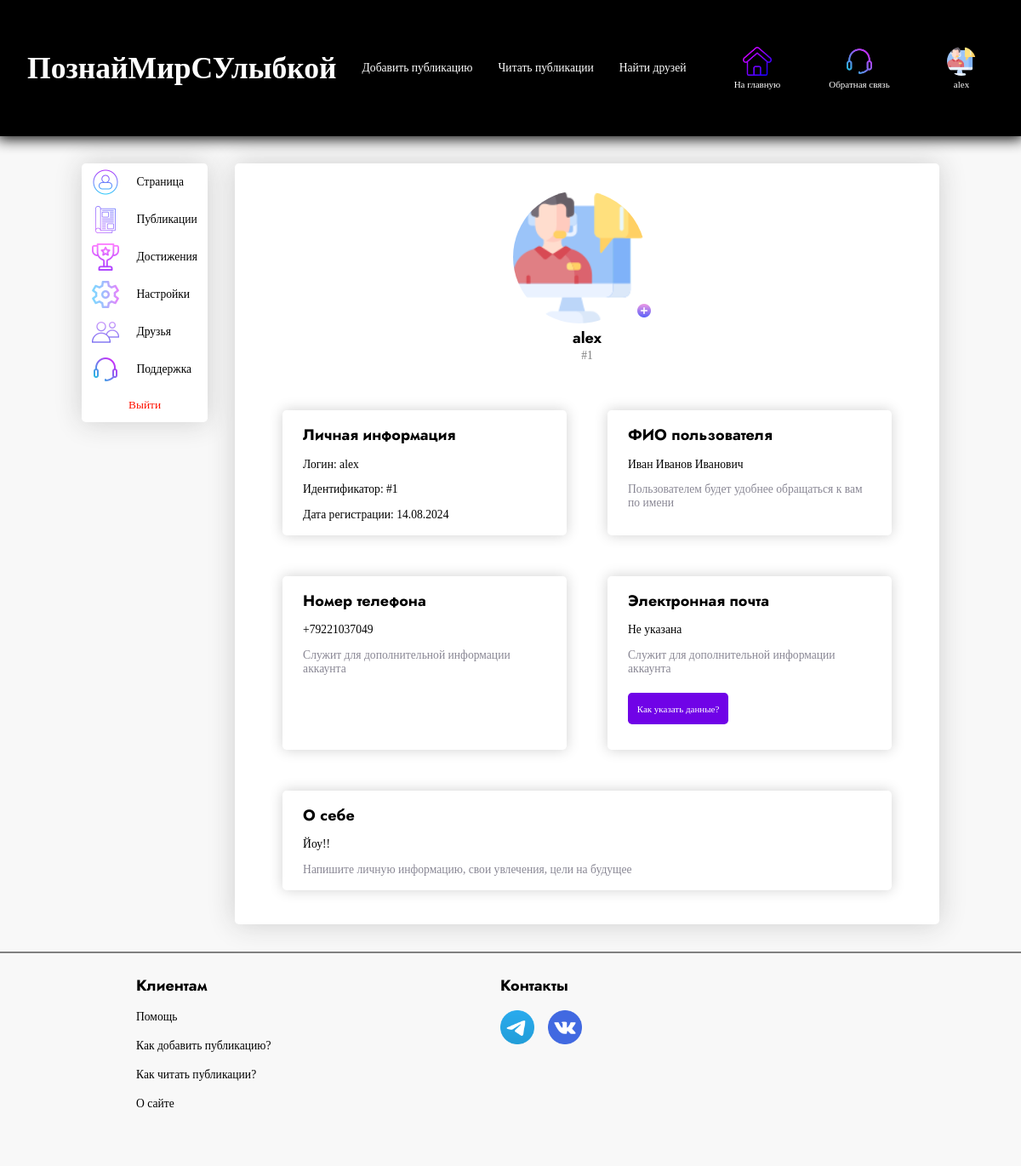
The page /profile/alex/page (signed in) on the database as committed earlier.
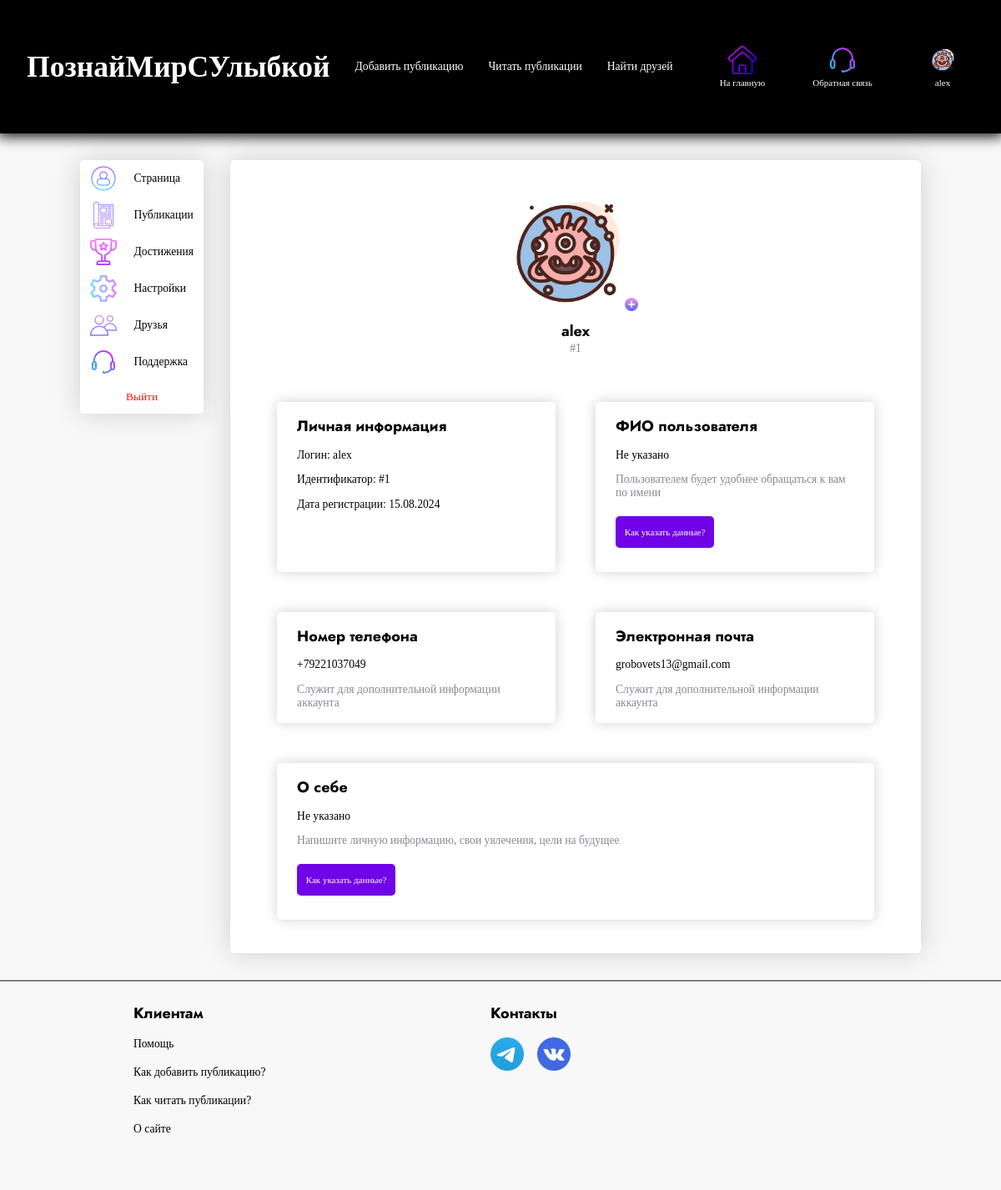
The same page on the database as committed later.
### tables this page shows
CREATE TABLE menu_text (
            text VARCHAR(80) NOT NULL,
            url VARCHAR(80) NOT NULL,
            class VARCHAR(80) NOT NULL
            );

CREATE TABLE menu_logged (
            text VARCHAR(80) NOT NULL,
            url VARCHAR(80) NOT NULL,
            img_url VARCHAR(80) NOT NULL,
            class VARCHAR(80) NOT NULL
            );

CREATE TABLE menu_profile (
                text VARCHAR(80) NOT NULL,
                url VARCHAR(80) NOT NULL,
                img_url VARCHAR(80) NOT NULL,
                class VARCHAR(80) NOT NULL
                );

CREATE TABLE users (
                        id INTEGER PRIMARY KEY,
                        name VARCHAR(20) NOT NULL,
                        password VARCHAR(30) NOT NULL,
                        avatar VARCHAR(80) NOT NULL,
                        add_info VARCHAR(120) NOT NULL,
                        type_info VARCHAR(30) NOT NULL,
                        email VARCHAR(100),
                        number VARCHAR(13),
                        date DATETIME NOT NULL,
                        first_name VARCHAR(50),
                        surname VARCHAR(60),
                        last_name VARCHAR(60),
                        about_me TEXT,
                        coins TINYINT DEFAULT 0
                        );

### app.py (the view)
@app.route('/profile/<name>/page', methods=['GET', 'POST'])
@login_required
def profile_page(name):
    db.profile_menu()
    title = 'Профиль - ' + name
    return render_template('profile.html',
                           links_header=db.get_info_menu_right(current_user),
                           title=title,
                           menu=db.profile_menu(),
                           links_header_text=db.get_info_menu_left(),
                           form_exit=ExitForm(),
                           redirect=redirect,
                           url_for=url_for,
                           range=range,
                           form_avatar=AvatarForm(),
                           info=db.get_info_profile_page(current_user)[0],
                           none=None,
                           strptime=dt.datetime.strptime)

### forms.py
class ExitForm(FlaskForm):
    submit1 = SubmitField('Выйти')

class AvatarForm(FlaskForm):
    links = [f'{IMG}avatar{i}.png' for i in range(1, 5)]
    radio = RadioField('radio', choices=[(i, i) for i in links])
    file = FileField('Выбери файл')
    submit = SubmitField('Подтвердить')

### app.py (called while the page is built)
@login_manager.user_loader
def load_user(user_id):
    return UserLogin().add_info_user(user_id, db)

### database.py (called while the page is built)
    def get_info_menu_right(self, current_user):
        if current_user.is_authenticated:
            self.cursor.execute('SELECT * FROM menu_logged')
            res = self.cursor.fetchall()
            return res
        self.cursor.execute('SELECT * FROM menu')
        res = self.cursor.fetchall()
        return res

    def get_info_menu_left(self):
        self.cursor.execute('SELECT * FROM menu_text')
        res = self.cursor.fetchall()
        return res

    def profile_menu(self):
        self.cursor.execute('SELECT * FROM menu_profile')
        return self.cursor.fetchall()

    def get_info_profile_page(self, current_user):
        self.cursor.execute(f'''SELECT *
                                FROM users
                                WHERE name = "{current_user.get_name()}"''')
        info = self.cursor.fetchall()[0]
        return info, info['id']

    def get_info_user(self, user_id):
        self.cursor.execute(f"""SELECT *
                                FROM users
                                WHERE id = {user_id}""")
        return self.cursor.fetchone()

### user_login.py (called while the page is built)
    def add_info_user(self, user_id, db):
        self.__user = db.get_info_user(user_id)
        return self

    def get_name(self):
        return str(self.__user['name'])

    def get_avatar(self):
        return str(self.__user['avatar'])

### templates/profile.html (shortened to what this page needs)
{% extends 'index.html' %}
{% block content %}
  <div class = 'profile_main_div'>
    <div class = 'menu_profile_div'>
      <form class = 'menu_profile_form' method = 'post' action = '/logout'>
        {% for link in menu %}
          {% if link['class'] != 'exit_link' %}
          <a href = '{{link["url"]}}' class = '{{link["class"]}} link_profile border_bottom'>
            <img src = '{{link["img_url"]}}' class = 'img_profile_link'>
            <p class = 'text_link_profile'> {{link['text']}} </p>
          </a>
          {% else %}
            <div class = 'exit_link_btn'>
              {{form_exit.submit1(class =  'exit_link link_profile')}}
            </div>
          {% endif %}
        {% endfor %}
      </form>
      <div class = 'empty_div'>
      </div>
    </div>
    <div class = 'window_profile_div'>
      {% block window %}
        <div class = 'info_profile_div'>
          <a class = 'avatar_div' href = 'change_avatar'>
            <img src = '{{current_user.get_avatar()}}' class = 'avatar_profile_page'>
            <img src = '{{url_for("static", filename="images/plus.png")}}' class = 'plus_profile_page'>
          </a>
          <h3> {{current_user.get_name()}} </h3>
          <p class = 'text_id_profile'> #{{info['id']}}
        </div>
        <div class = 'content_window_profile_div'>
          <div class = 'login_profile_div'>
            <div>
              <h3> Личная информация </h3>
              <p class = 'text_in_div_profile info_text_profile'>
                Логин: {{info['name']}}
              </p>
              <p class = 'text_in_div_profile info_text_profile'>
                Идентификатор: #{{info['id']}}
              </p>
              <p class = 'text_in_div_profile info_text_profile'>
                Дата регистрации: {{strptime(info['date'], '%Y-%m-%d %H:%M:%S.%f').strftime('%d.%m.%Y')}}
              </p>
            </div>
          </div>
          <div class = 'fio_profile_div'>
            <div>
              <h3> ФИО пользователя </h3>
              {% if not info['first_name'] is none %}
              <p class = 'text_in_div_profile info_text_profile'>
                {{info['first_name']}} {{info['surname']}} {{info['last_name']}}
              </p>
              <p class = 'text_in_div_profile desc_text_profile'> Пользователем будет удобнее обращаться к вам по имени </p>
              {% else %}
              <p class = 'text_in_div_profile info_text_profile'> Не указано </p>
              <p class = 'text_in_div_profile desc_text_profile'> Пользователем будет удобнее обращаться к вам по имени </p>
            </div>
            <div>
              <button onclick = 'open_help_form()' class = 'btn_in_div_profile'>
                <span> Как указать данные? </span>
              </button>
            {% endif %}
            </div>
          </div>
          <div class = 'number_profile_div'>
            <div>
            <h3> Номер телефона </h3>
              {% if not info['number'] is none %}
              <p class = 'text_in_div_profile info_text_profile'>
                {{info['number']}}
              </p>
              <p class = 'text_in_div_profile desc_text_profile'> Служит для дополнительной информации аккаунта </p>
            {% endif %}
            </div>
          </div>
          <div class = 'email_profile_div'>
            <div>
              <h3> Электронная почта </h3>
              {% if not info['email'] is none %}
              <p class = 'text_in_div_profile info_text_profile'>
                {{info['email']}}
              </p>
              <p class = 'text_in_div_profile desc_text_profile'> Служит для дополнительной информации аккаунта </p>
              {% else %}
              <p class = 'text_in_div_profile info_text_profile'> Не указана </p>
              <p class = 'text_in_div_profile desc_text_profile'> Служит для дополнительной информации аккаунта </p>
            </div>
            <div>
              <button onclick = 'open_help_form()' class = 'btn_in_div_profile'>
                <span> Как указать данные? </span>
              </button>
            {% endif %}
            </div>
          </div>
          <div class = 'about_me_profile_div'>
            <div>
              <h3> О себе </h3>
              {% if not info['about_me'] is none %}
              <p class = 'text_in_div_profile info_text_profile'>
                {{info['about_me']}}
              </p>
              <p class = 'text_in_div_profile desc_text_profile'> Напишите личную информацию, свои увлечения, цели на будущее </p>
              {% else %}
              <p class = 'text_in_div_profile info_text_profile'> Не указано </p>
              <p class = 'text_in_div_profile desc_text_profile'> Напишите личную информацию, свои увлечения, цели на будущее </p>
            </div>
            <div>
              <button onclick = 'open_help_form()' class = 'btn_in_div_profile'>
                <span> Как указать данные? </span>
              </button>
              {% endif %}
            </div>
          </div>
        </div>
      {% endblock %}
    </div>
  </div>
{% endblock %}

### templates/index.html (shortened to what this page needs)
<!DOCTYPE html>
<html lang="en">
<head>
    <link rel = 'stylesheet' href = '{{url_for("static", filename="css/style.css")}}'>
</head>
{% block body %}
<body style = 'background: #f8f8f8'>
{% endblock %}
    <div class = 'header'>
        {% if current_user.is_authenticated %}
        <a href = '/profile/{{current_user.get_name()}}'>
        {% else %}
        <a href = '/'>
        {% endif %}
          <h1> ПознайМирСУлыбкой </h1>
        </a>
        {% for link in links_header_text %}
            <a href = "{{link['url']}}" class = "{{link['class']}}">
                {{link['text']}}
            </a>
        {% endfor %}
        {% block links_header %}
            {% for link in links_header %}
            <a class = 'block_link_header {{link["class"]}}' href = '{{link["url"]}}'>
                <img src = '{{link["img_url"]}}' class = 'img_link_header'>
                <span class = 'p_link_header'> {{link["text"]}} </span>
            </a>
            {% endfor %}
        {% endblock %}
    </div>
    {% block content %}{% endblock %}
    {% block footer %}
    <footer>
      <div class = 'content_footer'>
        <div class = 'clients_div'>
          <h3> Клиентам </h3>
          <div class = 'footer_link_div'>
            <a href = '/support' class = 'footer_link'>
              <p> Помощь </p>
            </a>
          </div>
          <div class = 'footer_link_div'>
            <button class = 'footer_help_btn'>
              <p> Как добавить публикацию? </p>
            </button>
          </div>
          <div class = 'footer_link_div'>
            <button class = 'footer_help_btn'>
              <p> Как читать публикации? </p>
            </button>
          </div>
          <div class = 'footer_link_div'>
            <button class = 'footer_help_btn'>
              <p> О сайте </p>
            </button>
          </div>
        </div>
        <div class = 'connect_div'>
          <h3> Контакты </h3>
          <div class = 'iconic_div_footer'>
            <a href = 'https://t.me/rayson0_0' class = 'iconic_footer_a'>
              <img src = '{{url_for("static", filename="images/iconic/telegram.png")}}' class = 'iconic_img_footer'>
            </a>
            <a href = 'https://vk.com/id818581144' class = 'iconic_footer_a' style = 'margin-left: 1em'>
              <img src = '{{url_for("static", filename="images/iconic/vk.png")}}' class = 'iconic_img_footer'>
            </a>
          </div>
        </div>
      </div>
    </footer>
    {% endblock %}
</body>
</html>

### static/css/style.css (style rules this page uses)
* { padding: 0; margin: 0; }
form, .card_of_friend_div, .card_of_prop_friend_div, .card_of_request_friend_div, .content_choice_of_post { background-color: white; border-radius: 0.4vw; box-shadow: 0 0 2em #cecece; }
p, input, button, a, span, label, textarea { font-family: 'Rubik'; }
h1 { font-family: 'Gropled'; }
h2, h3 { font-family: 'Jost'; }
h1 { font-size: calc(1.1em + 1.5vw); }
span, label { font-size: calc(8px + 0.25vw); }
p { font-size: calc(10px + 0.3vw); }
h3 { font-size: calc(0.6em + 0.7vw); }
.header { display: flex; flex-direction: row; align-items: center; background: black; color: white; height: 10em; width: calc(100% - 1em - 4vw); position: fixed; top: 0; padding: 0 calc(0.5em + 2vw); box-shadow: 0 0 1em 0.2em black; z-index: 2; }
footer { height: 250px; display: flex; align-items: center; background: #f8f8f8; border-top: 2px solid grey; }
.clients_div, .connect_div { margin: 0 4em; width: 300px; }
footer a { color: inherit; transition: .3s linear; }
.footer_help_btn, .next_cards_of_friends_btn { background: none; transition: .3s linear; border: none; cursor: pointer; }
.footer_link_div { margin-top: 1em; }
.content_footer { display: flex; flex-direction: row; margin: auto auto; width: calc(100% - 12em); height: 200px; background: #f8f8f8; }
.block_link_header { display: flex; flex-direction: column; justify-content: center; width: calc(1em + 5vw); height: calc(1em + 5vw); border-radius: 15%; }
.main_page_link { margin-left: auto; margin-right: calc(0.5em + 3vw); }
.block_link_header.support_link, .reg_link { margin-right: calc(0.5em + 3vw); }
.block_link_header img { width: 45%; }
.img_link_header { margin: 0 auto; }
.profile_link img { border-radius: 50%; }
.p_link_header { margin-top: 0.3vw; text-align: center; }
a { text-decoration: none; }
.header a { color: white; }
.link_profile { display: flex; flex-direction: row; padding: 0.5vw 1vw; transition: .2s linear; }
.exit_link { width: 100%; padding: 1vw 0; color: #ff1100; background: none; border: none; border-bottom-right-radius: .4vw; border-bottom-left-radius: .4vw; }
.page_link { border-top-right-radius: .4vw; border-top-left-radius: .4vw; }
.exit_link_btn { position: relative; }
.img_profile_link { width: 2em; }
.profile_main_div { display: flex; flex-direction: row; width: calc(100% - 10em); margin: 12em auto 0 auto; }
.menu_profile_form { border-radius: .4vw; height: auto; }
.menu_profile_div { margin: 0 1em; display: flex; flex-direction: column; width: 18%; }
.text_in_div_profile.info_text_profile { word-break: break-all; }
.empty_div { height: 100%; }
.text_link_header { margin-left: 2.5vw; transition: .3s linear; font-size: calc(10px + 0.3vw); }
.window_profile_div { border-radius: .4vw; background-color: white; box-shadow: 0 0 2em #cecece; width: 100%; margin: 0 1em 2em 1em; min-height: 100vh; padding: 1em 2em; }
.profile_main_div a { color: inherit; }
.text_link_profile { margin: auto 0 auto 1.5em; }
.info_profile_div { margin-top: 1em; display: flex; flex-direction: column; align-items: center; }
.avatar_profile_page, .avatar_form_img { width: calc(9em + 1vw); height: calc(9em + 1vw); border-radius: 50%; }
.avatar_div { width: calc(10em + 1.1vw); margin: 0 1em; }
.plus_profile_page { position: absolute; right: 7%; bottom: 7%; width: calc(0.9em + 0.1vw); height: calc(0.9em + 0.1vw); }
.avatar_div { position: relative; }
.content_window_profile_div { margin-top: 2em; display: flex; flex-direction: row; flex-wrap: wrap; width: 100%; }
.text_id_profile { color: grey; }
.about_me_profile_div, .fio_profile_div, .number_profile_div, .email_profile_div, .login_profile_div { width: calc(50% - 6em); box-shadow: 0 0 1em #d1d1d1; border-radius: .4vw; margin: 1.5em; padding: 1em 1.5em; display: flex; flex-direction: column; justify-content: space-between; }
.about_me_profile_div { width: 100%; }
.text_in_div_profile { margin-top: 1em; }
.btn_in_div_profile { padding: 0.8em; border-radius: .4vw; border: none; background: #7003e7; margin-top: 1.5em; margin-bottom: 1em; }
.btn_in_div_profile span { color: white; }
.desc_text_profile, .no_bold_text { color: rgb(137 135 148); }
.info_text_profile { font-weight: 450; }
.iconic_img_footer { width: 2.5em; }
.iconic_footer_a { border-radius: 50%; }
.iconic_div_footer { display: flex; flex-direction: row; margin-top: 1em; }

Rows that differ between the two databases and show on the page:
changed menu_logged "alex": img_url: a different picture
changed users "alex": get_avatar: a different picture; date "14.08.2024" → "15.08.2024"; email (not shown) → "grobovets13@gmail.com"; first_name "Иван" → (not shown); surname "Иванов" → (not shown); last_name "Иванович" → (not shown); about_me "Йоу!!" → (not shown)
Other text that changed with them:
text no longer shown: "Не указана"
text now shown: "Не указано Не указано"
